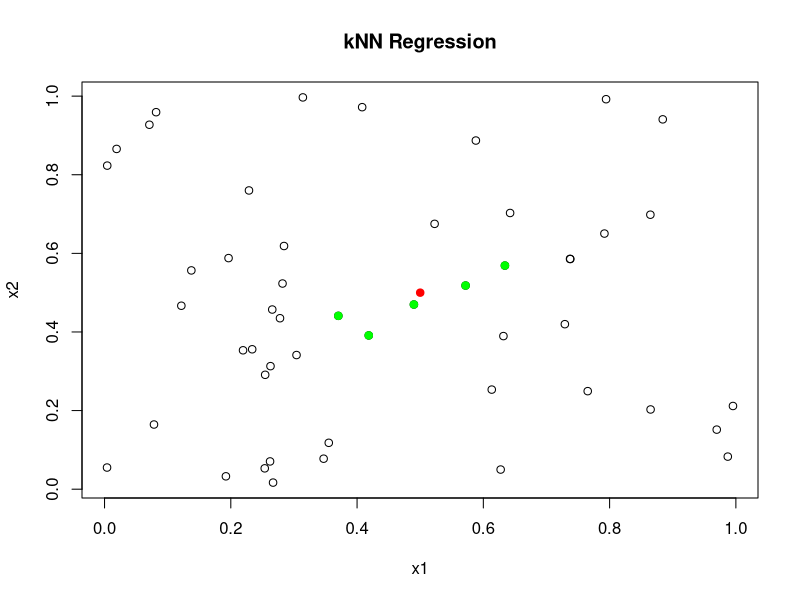

Write the R code that produced this figure.
n=50
x1=runif(n)
x2=runif(n)

y=x1^2+x2^2+rnorm(50,sd=0.2)
plot(x1,x2,main="kNN Regression")

x1.test = x2.test=0.5
points(x1.test,x2.test,col="red",pch =19)

k=5
d=NULL
#distances
for(i in 1:n){
  d[i]=sqrt((x1.test-x1[i])^2+(x2.test-x2[i])^2)
}

o=order(d)
d[o]
kInd=o[1:k] #indices of first k nearest neighbours
x1[kInd]
x2[kInd]
points(x1[kInd],x2[kInd],col="green",pch=19)
mean(y[kInd])
